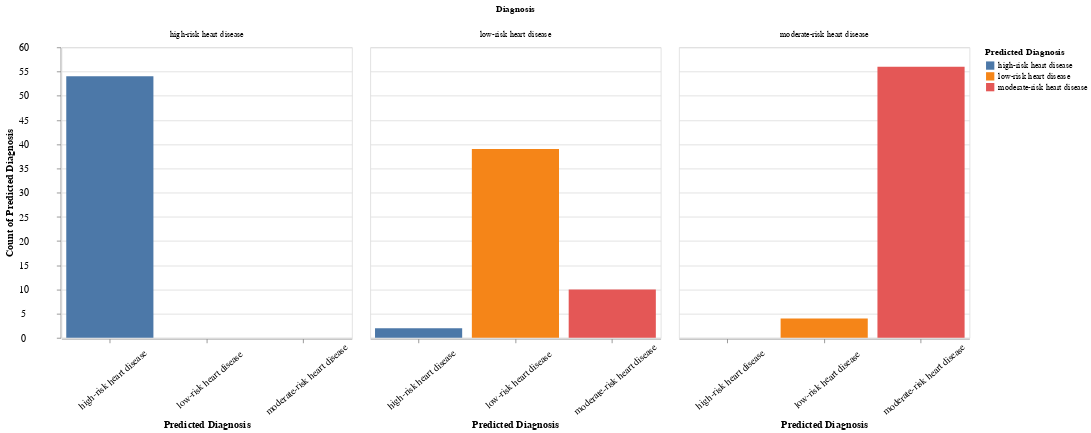

Notebook code for this chart:
### Code cell
predictions_hist = alt.Chart(heart_predictions).mark_bar().encode(
    x = alt.X('predicted').title('Predicted Diagnosis'),
    y = alt.Y('count()').title('Count of Predicted Diagnosis'),
    column = alt.Column('diagnosis').title('Diagnosis'),
    color = alt.Color('predicted').title('Predicted Diagnosis'),
).properties(
    height = 350,
    width = 350,
).configure_axisX(labelAngle = -40, titleFontSize = 12).configure_axis(titleFontSize = 12, labelFontSize = 12, labelAlign = 'center', labelPadding = 40)

predictions_hist

### Figure 1 — Vega-Lite specification as saved in the notebook (floating-point values rounded to 4 significant figures; data arrays with more than 128 entries replaced by an {"elided": "..."} marker saying what was removed)
{"config": {"view": {"continuousWidth": 300, "continuousHeight": 300}, "axis": {"labelAlign": "center", "labelFontSize": 12, "labelPadding": 40, "titleFontSize": 12}, "axisX": {"labelAngle": -40, "titleFontSize": 12}}, "data": {"name": "data-a7593792fd4535a0c3d8b786acbd7a59"}, "mark": {"type": "bar"}, "encoding": {"color": {"field": "predicted", "title": "Predicted Diagnosis", "type": "nominal"}, "column": {"field": "diagnosis", "title": "Diagnosis", "type": "nominal"}, "x": {"field": "predicted", "title": "Predicted Diagnosis", "type": "nominal"}, "y": {"aggregate": "count", "title": "Count of Predicted Diagnosis", "type": "quantitative"}}, "height": 350, "width": 350, "$schema": "https://vega.github.io/schema/vega-lite/v5.16.3.json", "datasets": {"data-a7593792fd4535a0c3d8b786acbd7a59": {"elided": "165 records"}}}
